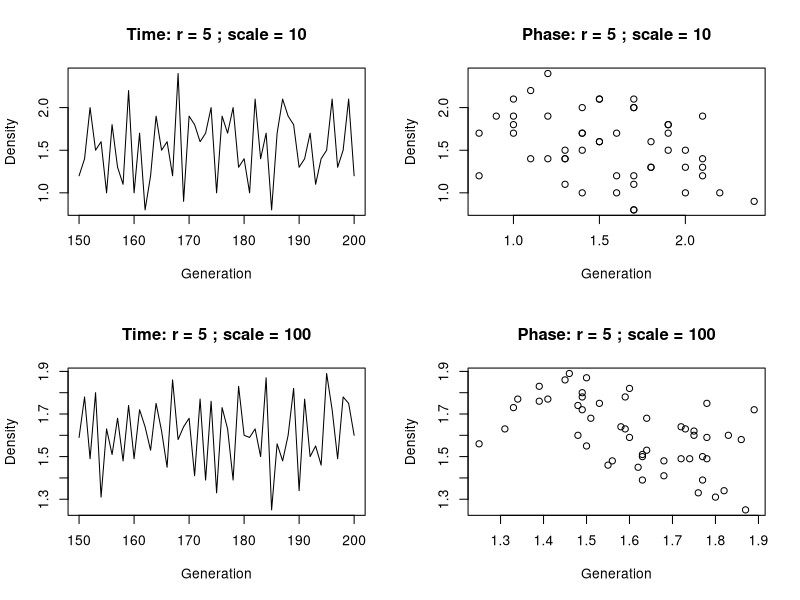
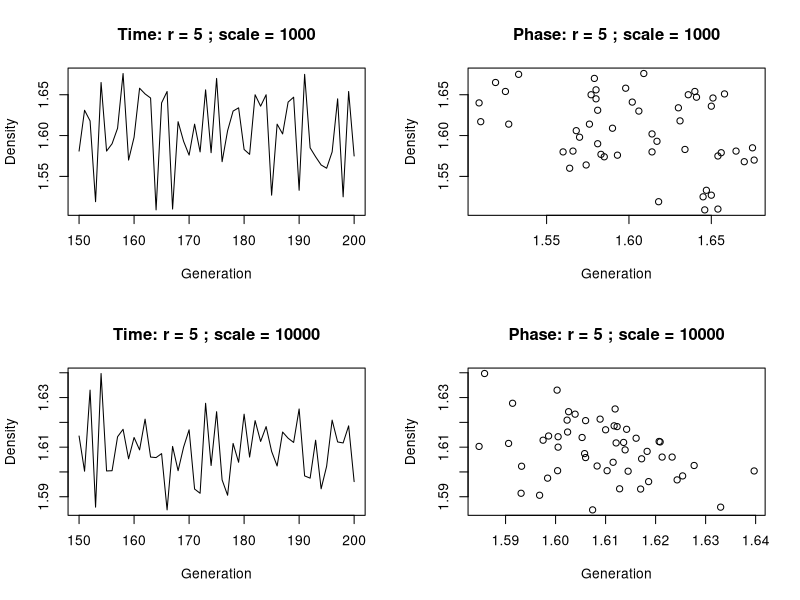
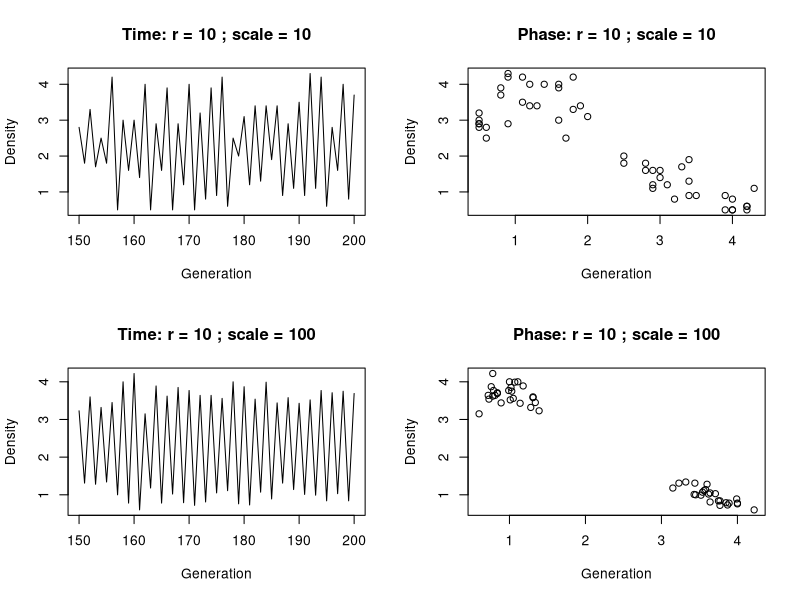
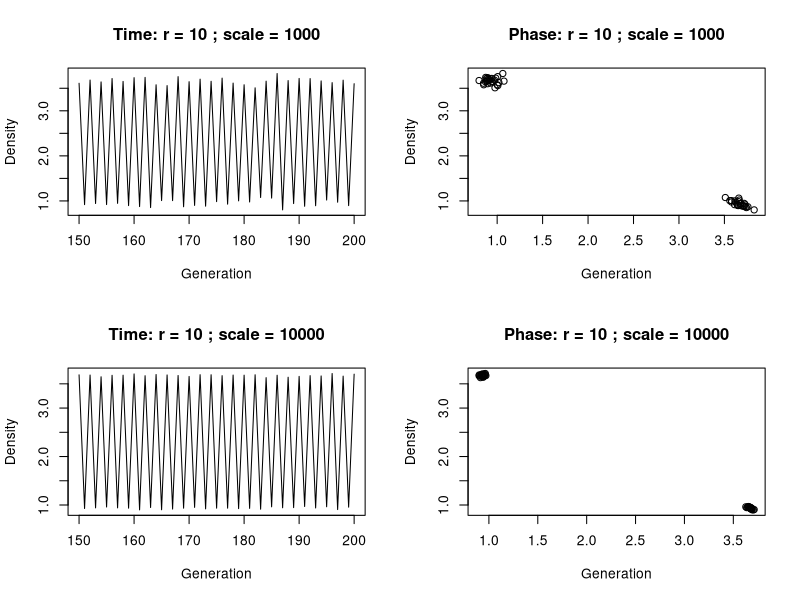
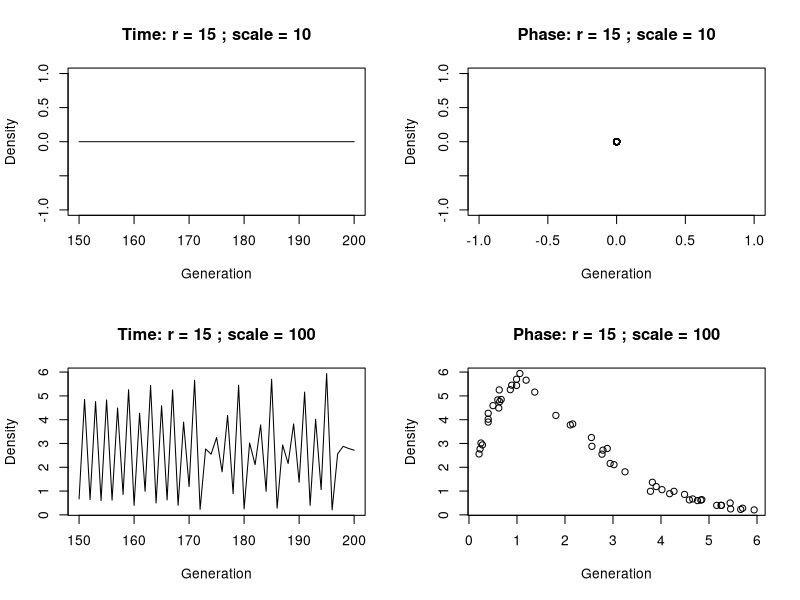
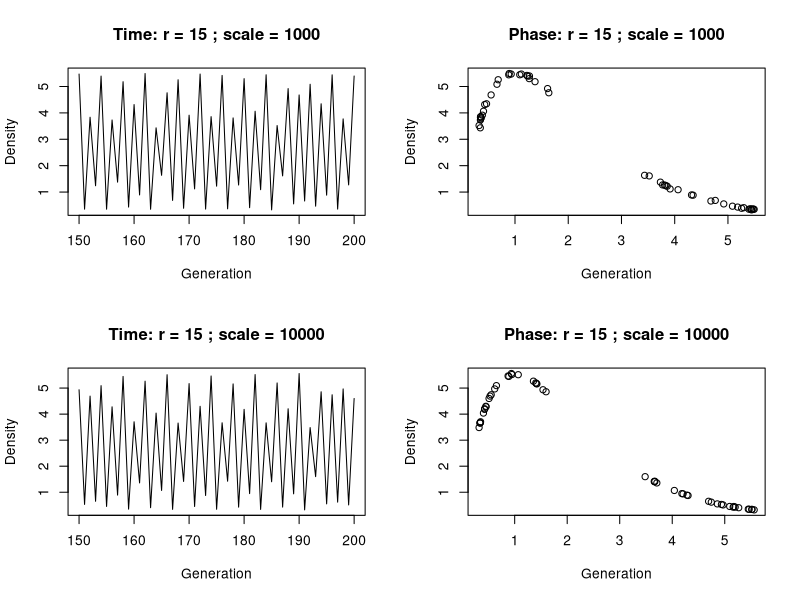
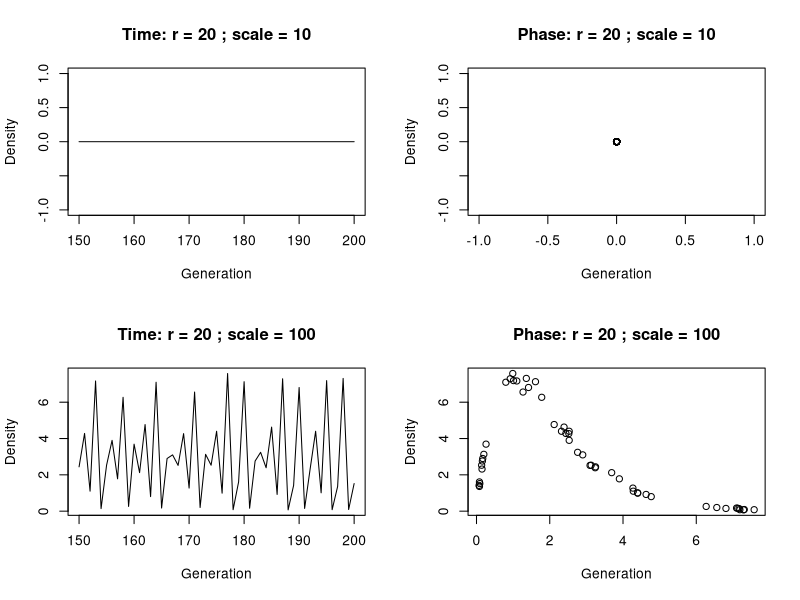
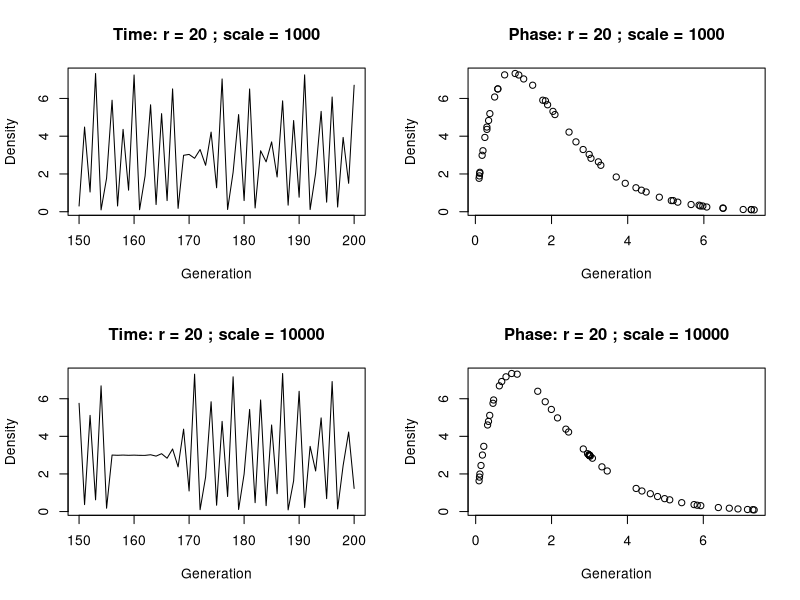

Here is the R script that generated these plots, in order:
rstep <- function(n, r, scale){
	return(rpois(1, n*r*exp(-n/scale)))
}

rtrajectory <- function(r, scale, n0=NULL, steps=200){
	n <- numeric(steps)
	if (is.null(n0)) n0 <- scale
	n[[1]] <- n0
	for (i in 2:steps){
		n[[i]] <- rstep(n[[i-1]], r, scale)
	}
	return(n)
}

plotDynamics <- function(r, scale, n0=NULL, steps=200, start=NULL){
	n <- rtrajectory(r, scale, n0=NULL, steps=200)/scale
	if (is.null(start)) start=steps-50
	plot(start:steps, n[start:steps]
		, xlab = "Generation"
		, ylab = "Density"
		, type = "l"
	)
	title (main = paste("Time: r =", r, "; scale =", scale))

	plot(n[(start:steps)-1], n[start:steps]
		, xlab = "Generation"
		, ylab = "Density"
	)
	title (main = paste("Phase: r =", r, "; scale =", scale))
}

plotSet <- function(rlist, slist, n0=NULL, steps=200, start=NULL){
	for(r in rlist){
		for (s in slist){
			plotDynamics(r, s, n0, steps, start)
		}
	}
}

par(mfrow=c(2,2))
plotSet(rlist=c(5, 10, 15, 20, 25, 30)
	, slist = c(1e1, 1e2, 1e3, 1e4)
)
